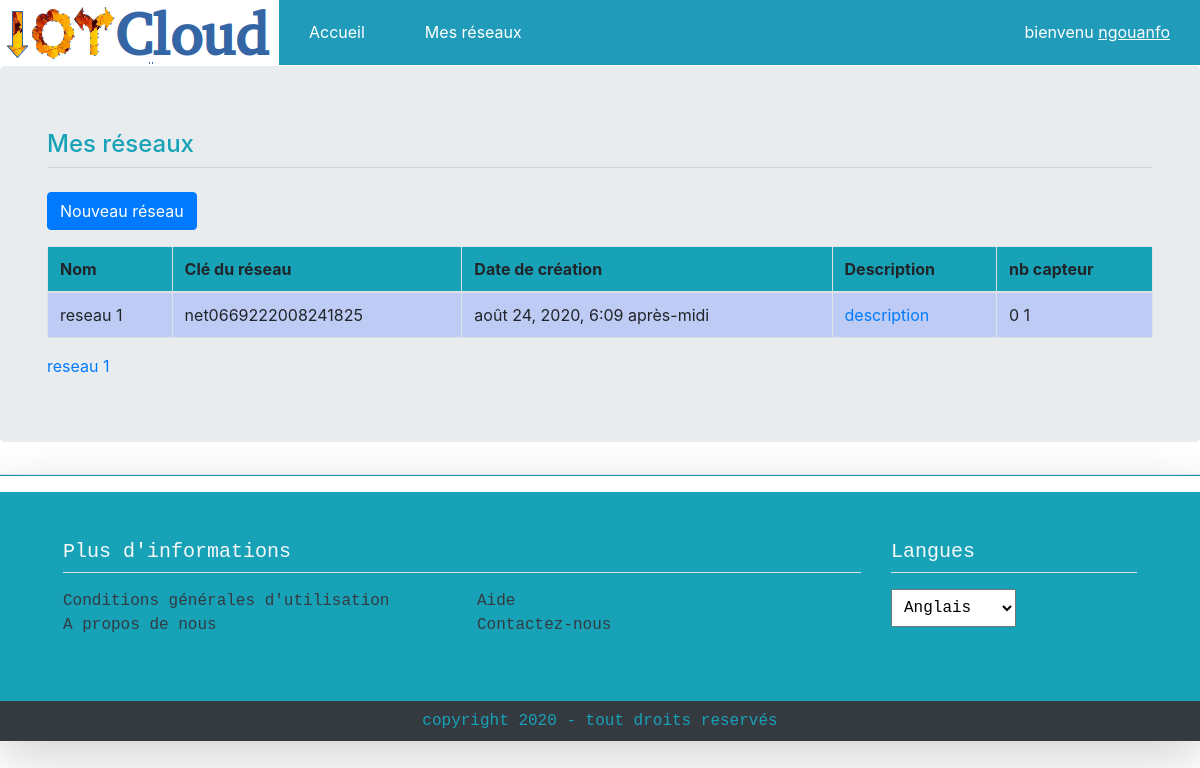
/iotCloud/mes_reseau (signed in), run on an earlier commit of the app's database.
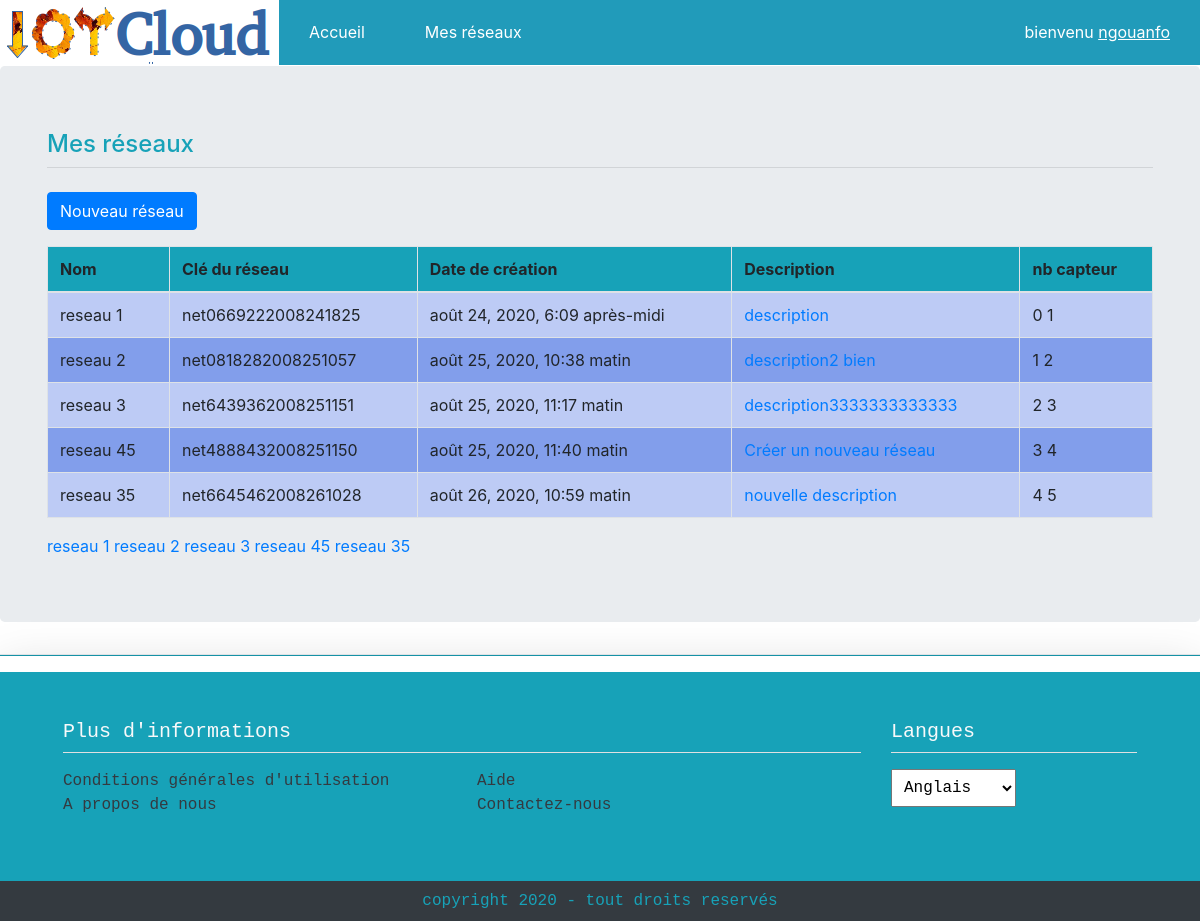
And on a later commit of the database.
### iotCloud/models.py (models this page shows, shortened)
class Reseau(models.Model):
    proprietaire = models.ForeignKey(Proprietaire, on_delete = models.CASCADE)
    nom_reseau = models.CharField(max_length = 30, unique=True)
    network_key = models.CharField(max_length = 20, unique=True)
    date_creation = models.DateTimeField(default = timezone.now)
    description_reseau = models.TextField(max_length = 500)
    """
    def get_absolute_url(self):
        from django.urls import reverse
        return reverse('gestionIoT.views.details', arg=[str(self.id)])"""

### iotCloud/views.py (the view)
# urls.py: path('mes_reseau', views.liste_reseau, name='reseau_list'),
@login_required(redirect_field_name='accounts/login')
def liste_reseau(request):
    user = User()
    reseaux = Reseau()
    nb = 0
    if user.is_authenticated:
        reseaux = Reseau.objects.filter(proprietaire_id = request.user.id)
    return render(request, 'iotCloud/reseau_list.html',  {'reseaux': reseaux})

### iotCloud/templates/iotCloud/reseau_list.html
{% extends "iotCloud/accueil.html" %}
{% block page_title %}
Mes réseaux
<hr class="mt-2 mb-4">
{% endblock %}
{% block content %}
    {% include './network_list.html' %}
{% endblock %}

### iotCloud/templates/iotCloud/network_list.html (shortened to what this page needs)
{% load static %}
<DOCTYPE html>
<html lang="en">
<head>
    <link rel="stylesheet" href="https://maxcdn.bootstrapcdn.com/bootstrap/4.5.0/css/bootstrap.min.css">
    <link rel="stylesheet" href="{% static 'iotCloud/accueil.css' %}">
</head>
  <p>
    <a href="{% url 'nouveau_reseau' %}" class="btn btn-primary">Nouveau réseau</a>
  </p>
  <table class="table table-bordered table-hover">
    <thead class="bg-info">
      <tr>
        <th>Nom</th>
        <th>Clé du réseau</th>
        <th>Date de création</th>
        <th>Description</th>
        <th>nb capteur</th>
      </tr>
    </thead>
    <tbody id="tableau">
      {% for netw in reseaux %}
        <tr>
          <td>
            {{ netw.nom_reseau }}
            <td>
            {{ netw.network_key }}
            </td>
            <td>{{ netw.date_creation }}</td>
          <td><a href="#" data-toggle="tooltip" data-placement="top" title="{{ netw.description_reseau }}">
                {% if netw.description_reseau|length > 25 %}
                    {{ netw.description_reseau|slice:"25" }}...
                {% else %}
                    {{ netw.description_reseau }}
                {% endif %}</a>
          </td>
          <td>{{ forloop.counter0 }} {{ netw.id }} {{ number_sensors }}</td>
        </tr>
      {% empty %}
        <tr class="table-active text-center">
          <td colspan="7">Vous n'avez aucun réseau pour le moment...</td>
        </tr>
      {% endfor %}
    </tbody>
  </table>
        {% for netw in reseaux %}
          <a href="{% url 'sensor_list' netw.id %}"> {{ netw.nom_reseau }}</a>
        {% endfor %}

What changed in the data, as far as the page shows it:
added Reseau: nom_reseau "reseau 2", network_key "net0818282008251057", date_creation "août 25, 2020, 10:38 matin", description_reseau "description2 bien", id "2"
added Reseau: nom_reseau "reseau 3", network_key "net6439362008251151", date_creation "août 25, 2020, 11:17 matin", description_reseau "description3333333333333", id "3"
added Reseau: nom_reseau "reseau 45", network_key "net4888432008251150", date_creation "août 25, 2020, 11:40 matin", description_reseau "Créer un nouveau réseau", id "4"
added Reseau: nom_reseau "reseau 35", network_key "net6645462008261028", date_creation "août 26, 2020, 10:59 matin", description_reseau "nouvelle description", id "5"
